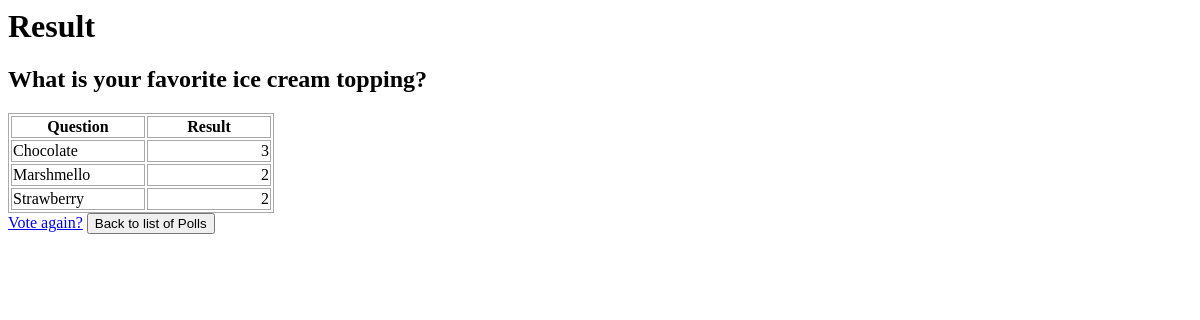
Before: /polls/3/results/ with the older database file.
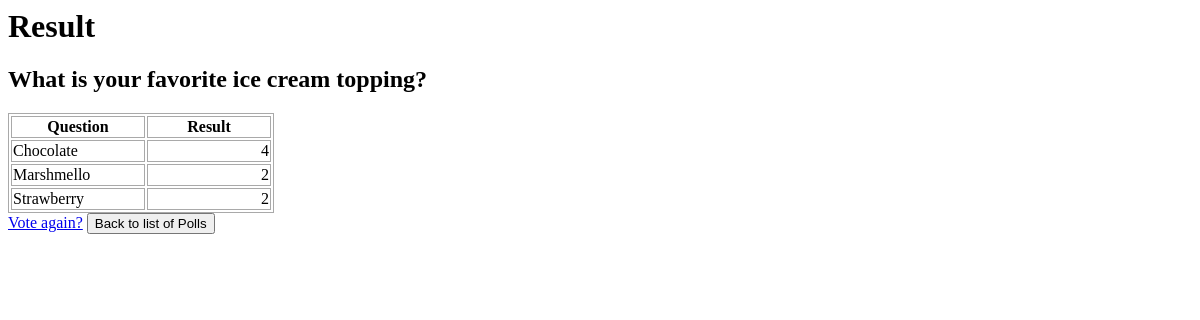
After: the same page with the newer database file.
### polls/models.py (models this page shows, shortened)
class Choice(models.Model):
    question = models.ForeignKey(Question, on_delete=models.CASCADE)
    choice_text = models.CharField(max_length=200)
    votes = models.IntegerField(default=0)

### polls/views.py (the view)
# urls.py: path('<int:pk>/results/', views.ResultsView.as_view(), name='results'),
class ResultsView(generic.DetailView):
    model = Question
    template_name = 'polls/results.html'

### polls/templates/polls/results.html (shortened to what this page needs)
<h1 style="color: black"> Result </h1>
<h2>{{ question.question_text }}</h2>
<table>
    <tr>
        <th style="width: 130px">Question</th>
        <th style="width: 120px">Result</th>
    </tr>
    <tbody>
        {% for choice in question.choice_set.all %}
    <tr>
        <td>
            {{ choice.choice_text }}
        </td>
        <td style="text-align: right">
            {{ choice.votes }}
        </td>
    </tr>
    {% endfor %}
    </tbody>
</table>
<a href="{% url 'polls:detail' question.id %}">Vote again?</a>
<input type="button" value="Back to list of Polls" onclick= "location.href = '{% url 'polls:index' %}'">

Changed rows visible on the page:
changed Choice "Chocolate": votes "3" → "4"
